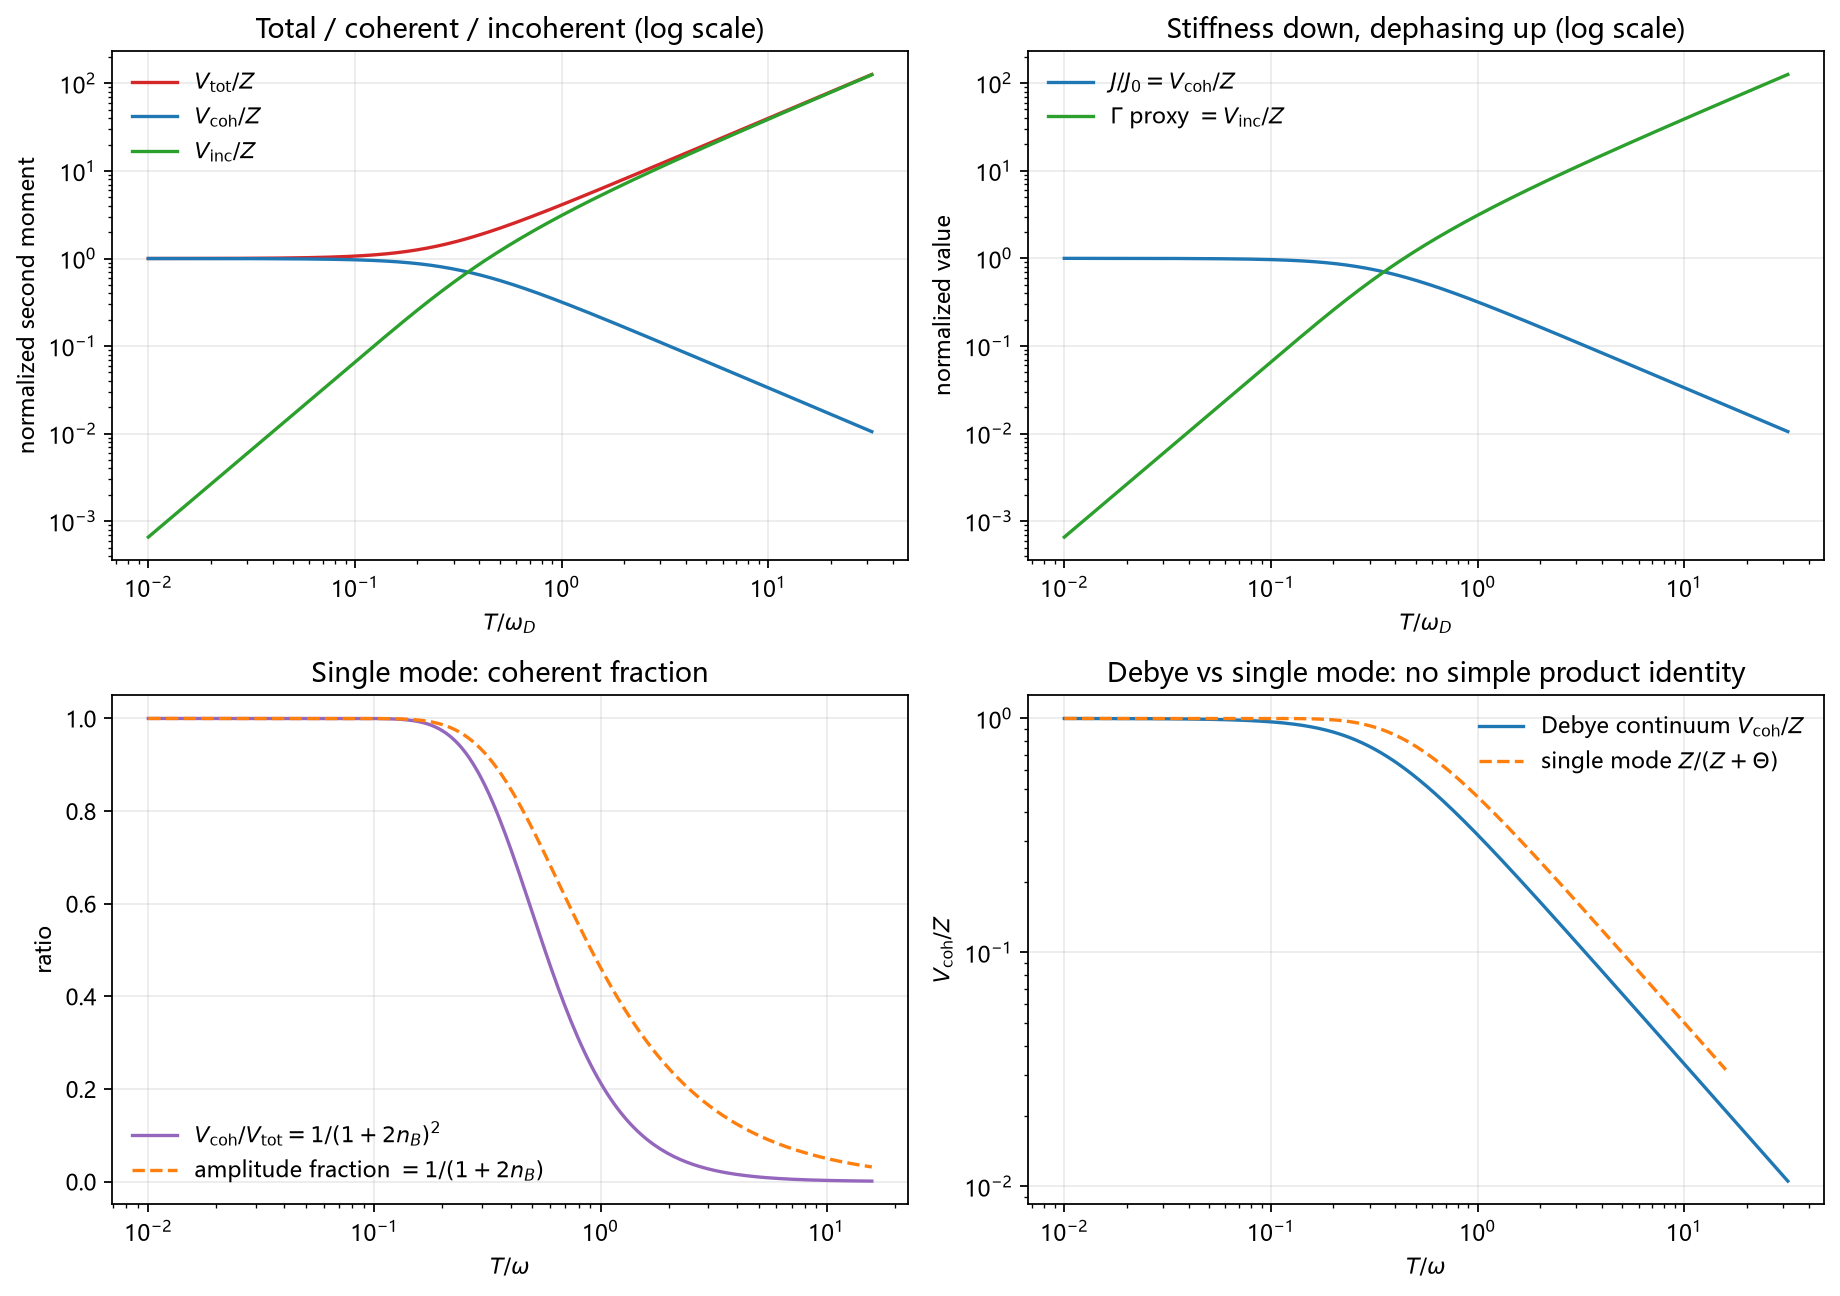

Write the Python code that produced this figure.
import numpy as np
import matplotlib
matplotlib.use("Agg")
import matplotlib.pyplot as plt

matplotlib.rcParams["font.sans-serif"] = ["Microsoft YaHei", "SimHei", "DejaVu Sans"]
matplotlib.rcParams["axes.unicode_minus"] = False

# Dimensionless units: omega_D = 1, rho_m = 1, g = 1, hbar = k_B = 1.
Z = 0.75

def debye_integral(x: float) -> float:
    """I(x)=int_0^x u/(exp(u)-1) du, with the removable value at 0 set to 1."""
    if x <= 0.0:
        return 0.0
    u = np.linspace(0.0, x, 40001)
    f = np.ones_like(u)
    f[1:] = u[1:] / np.expm1(u[1:])
    return float(np.trapezoid(f, u))

def coherent_integral(x: float) -> float:
    """J(x)=int_0^x u*tanh(u/2) du, the coherent spectral integral."""
    if x <= 0.0:
        return 0.0
    u = np.linspace(0.0, x, 40001)
    f = u * np.tanh(0.5 * u)
    return float(np.trapezoid(f, u))

T = np.logspace(-2.0, 1.5, 360)
Theta = np.array([3.0 * ti * ti * debye_integral(1.0 / ti) for ti in T])
Vcoh = np.array([1.5 * ti * ti * coherent_integral(1.0 / ti) for ti in T])
Vinc = Theta.copy()
Vtot = Z + Vinc

# Node-only normalized stiffness: J/J0 = Vcoh/Z when sigma_omega = 0.
Jnorm = Vcoh / Z
Gnorm = Vinc / Z

# Single-mode exact check: Z=1, omega=1, n_B at T.
T_single = np.logspace(-2.0, 1.2, 220)
nB = 1.0 / np.expm1(1.0 / T_single)
Vtot_s = 1.0 * (1.0 + 2.0 * nB)
Vcoh_s = 1.0 / (1.0 + 2.0 * nB)
Vinc_s = 2.0 * nB
prod_res = Vcoh_s * Vtot_s - 1.0

fig, axes = plt.subplots(2, 2, figsize=(11.6, 8.2), dpi=160)

ax = axes[0, 0]
ax.plot(T, Vtot / Z, "-", color="#d62728", label=r"$V_{\rm tot}/Z$")
ax.plot(T, Vcoh / Z, "-", color="#1f77b4", label=r"$V_{\rm coh}/Z$")
ax.plot(T, Vinc / Z, "-", color="#2ca02c", label=r"$V_{\rm inc}/Z$")
ax.set_xscale("log")
ax.set_yscale("log")
ax.set_xlabel(r"$T/\omega_D$")
ax.set_ylabel("normalized second moment")
ax.set_title("Total / coherent / incoherent (log scale)")
ax.legend(frameon=False)
ax.grid(alpha=0.25)

ax = axes[0, 1]
ax.plot(T, Jnorm, "-", color="#1f77b4", label=r"$J/J_0=V_{\rm coh}/Z$")
ax.plot(T, Gnorm, "-", color="#2ca02c", label=r"$\Gamma$ proxy $=V_{\rm inc}/Z$")
ax.set_xscale("log")
ax.set_yscale("log")
ax.set_xlabel(r"$T/\omega_D$")
ax.set_ylabel("normalized value")
ax.set_title("Stiffness down, dephasing up (log scale)")
ax.legend(frameon=False)
ax.grid(alpha=0.25)

ax = axes[1, 0]
ax.plot(T_single, Vcoh_s / Vtot_s, "-", color="#9467bd", label=r"$V_{\rm coh}/V_{\rm tot}=1/(1+2n_B)^2$")
ax.plot(T_single, np.sqrt(Vcoh_s / Vtot_s), "--", color="#ff7f0e", label=r"amplitude fraction $=1/(1+2n_B)$")
ax.set_xscale("log")
ax.set_xlabel(r"$T/\omega$")
ax.set_ylabel("ratio")
ax.set_title("Single mode: coherent fraction")
ax.legend(frameon=False)
ax.grid(alpha=0.25)

ax = axes[1, 1]
ax.plot(T, Vcoh / Z, "-", color="#1f77b4", label=r"Debye continuum $V_{\rm coh}/Z$")
ax.plot(T_single, Vcoh_s, "--", color="#ff7f0e", label=r"single mode $Z/(Z+\Theta)$")
ax.set_xscale("log")
ax.set_yscale("log")
ax.set_xlabel(r"$T/\omega$")
ax.set_ylabel(r"$V_{\rm coh}/Z$")
ax.set_title("Debye vs single mode: no simple product identity")
ax.legend(frameon=False)
ax.grid(alpha=0.25)

fig.tight_layout()
fig.savefig("环09_相干热分裂.png", bbox_inches="tight")

with open("环09_相干热分裂.csv", "w", encoding="utf-8") as f:
    f.write("T_over_omega_D,Z,Theta,Vinc,Vtot,Vcoh,Jnorm,Gnorm\n")
    for ti, th, vi, vt, vc, jn, gn in zip(T, Theta, Vinc, Vtot, Vcoh, Jnorm, Gnorm):
        f.write(f"{ti:.8g},{Z:.8g},{th:.8g},{vi:.8g},{vt:.8g},{vc:.8g},{jn:.8g},{gn:.8g}\n")

print("Z =", Z)
print("Vcoh at smallest T =", float(Vcoh[0]), "Vcoh at largest T =", float(Vcoh[-1]))
print("Vinc at smallest T =", float(Vinc[0]), "Vinc at largest T =", float(Vinc[-1]))
print("min dVcoh (should be <= 0):", float(np.diff(Vcoh).min()))
print("max dVinc (should be >= 0):", float(np.diff(Vinc).max()))
print("max |Vtot-(Z+Vinc)| =", float(np.max(np.abs(Vtot - (Z + Vinc)))))
print("single-mode max |Vcoh*Vtot-Z^2| =", float(np.max(np.abs(prod_res))))
print("single-mode Vcoh(0)/Z =", float(Vcoh_s[0]), "with Z=1")
